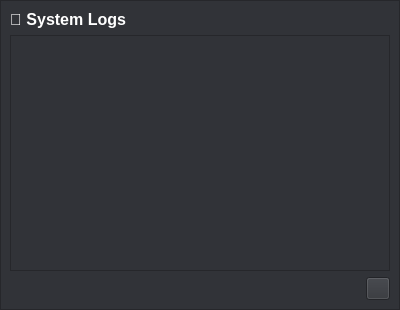
<?xml version="1.0" encoding="UTF-8"?>
<ui version="4.0">
 <class>logs</class>
 <widget class="QDialog" name="logs">
  <property name="geometry">
   <rect>
    <x>0</x>
    <y>0</y>
    <width>400</width>
    <height>310</height>
   </rect>
  </property>
  <property name="minimumSize">
   <size>
    <width>400</width>
    <height>310</height>
   </size>
  </property>
  <property name="maximumSize">
   <size>
    <width>400</width>
    <height>310</height>
   </size>
  </property>
  <property name="windowTitle">
   <string>Dialog</string>
  </property>
  <layout class="QVBoxLayout" name="verticalLayout_2">
   <property name="spacing">
    <number>0</number>
   </property>
   <property name="leftMargin">
    <number>0</number>
   </property>
   <property name="topMargin">
    <number>0</number>
   </property>
   <property name="rightMargin">
    <number>0</number>
   </property>
   <property name="bottomMargin">
    <number>0</number>
   </property>
   <item>
    <widget class="QFrame" name="frame">
     <property name="styleSheet">
      <string notr="true">background-color: rgb(49, 51, 56);</string>
     </property>
     <property name="frameShape">
      <enum>QFrame::StyledPanel</enum>
     </property>
     <property name="frameShadow">
      <enum>QFrame::Raised</enum>
     </property>
     <layout class="QVBoxLayout" name="verticalLayout">
      <item>
       <widget class="QLabel" name="lb_systemLogsTitle">
        <property name="font">
         <font>
          <pointsize>12</pointsize>
          <bold>true</bold>
         </font>
        </property>
        <property name="styleSheet">
         <string notr="true">color: rgb(255, 255, 255);</string>
        </property>
        <property name="text">
         <string>&lt;html&gt;&lt;head/&gt;&lt;body&gt;&lt;p&gt;🧾️ System Logs&lt;/p&gt;&lt;/body&gt;&lt;/html&gt;</string>
        </property>
       </widget>
      </item>
      <item>
       <widget class="QListWidget" name="lst_logs">
        <property name="styleSheet">
         <string notr="true">color: rgb(255, 255, 255);</string>
        </property>
       </widget>
      </item>
      <item alignment="Qt::AlignRight">
       <widget class="QToolButton" name="btn_refreshList">
        <property name="cursor">
         <cursorShape>PointingHandCursor</cursorShape>
        </property>
        <property name="toolTip">
         <string>Refresh</string>
        </property>
        <property name="text">
         <string/>
        </property>
        <property name="icon">
         <iconset theme="media-playlist-repeat"/>
        </property>
       </widget>
      </item>
     </layout>
    </widget>
   </item>
  </layout>
 </widget>
 <resources/>
 <connections/>
</ui>
